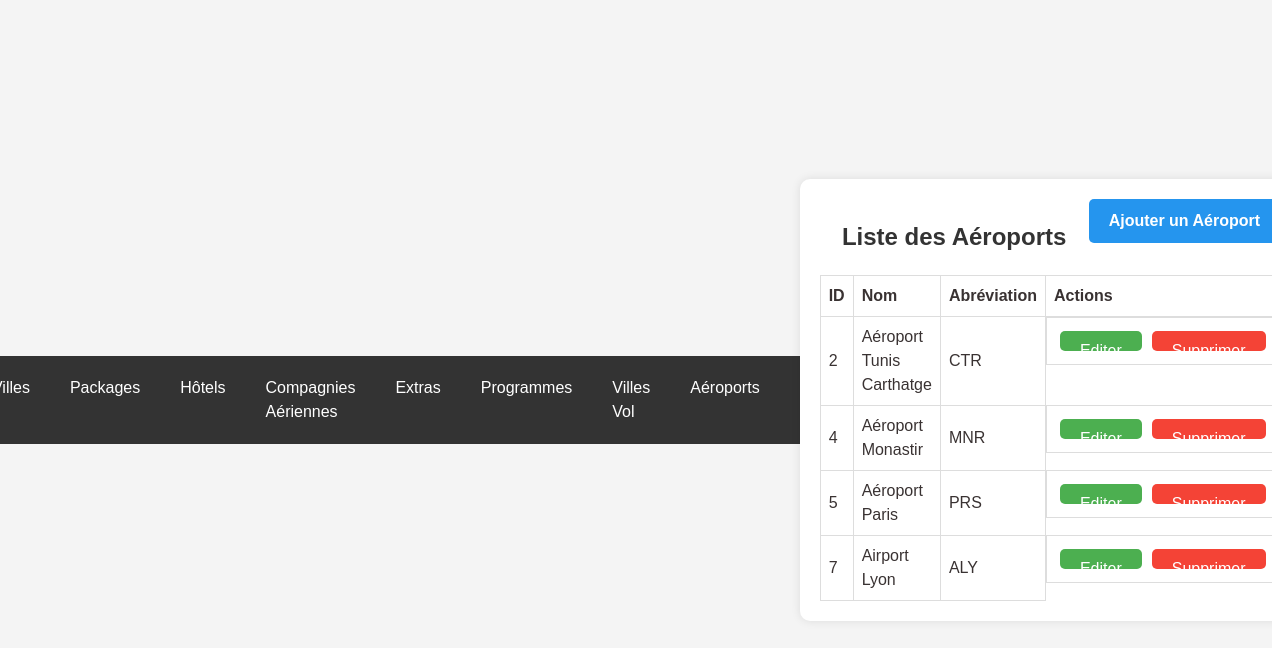
The app's page /liste_aeroport.php (signed in), older data.
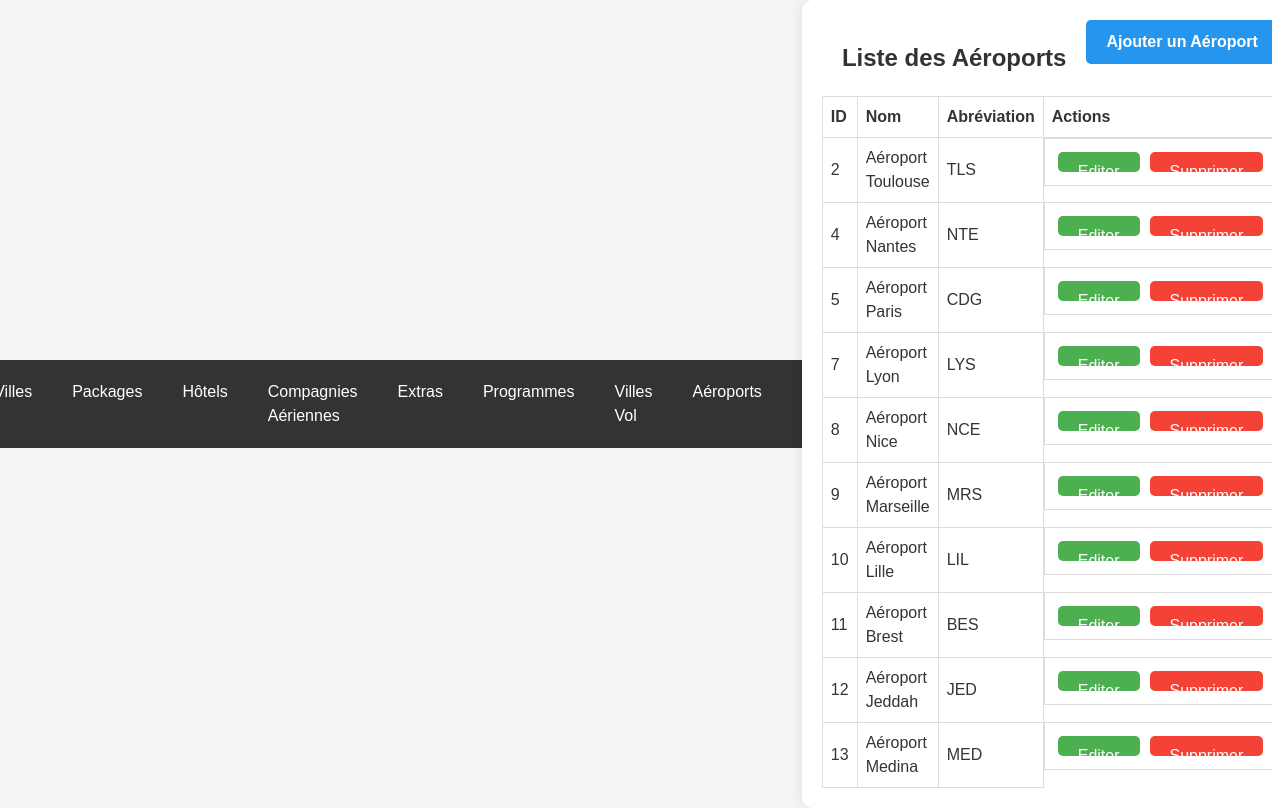
The same page, newer data.
### tables this page shows
CREATE TABLE `airports` (
  `id` int(11) NOT NULL,
  `nom` varchar(255) NOT NULL,
  `abrv` varchar(255) NOT NULL
);

### liste_aeroport.php (the view, shortened to what this page needs)
<!DOCTYPE html>
<html lang="fr">
<head>
    <link rel="stylesheet" href="">
    <?php include 'header.php'; ?>
</head>
<body>
    <div class="container mt-5">
    <a href="ajout_aeroport.php" class='btn-add'><b>Ajouter un Aéroport</b></a>
        <h2 class="text-center">Liste des Aéroports</h2>
        <table class="table table-bordered">
            <thead class="thead-dark">
                <tr>
                    <th>ID</th>
                    <th>Nom</th>
                    <th>Abréviation</th>
                    <th>Actions</th>
                </tr>
            </thead>
            <tbody>
                <?php
                include 'db.php';
                $sql = "SELECT * FROM airports";
                $result = mysqli_query($conn, $sql);
                if (mysqli_num_rows($result) > 0) {
                    while ($row = mysqli_fetch_assoc($result)) {
                        echo "<tr>";
                        echo "<td>" . $row["id"] . "</td>";
                        echo "<td>" . $row["nom"] . "</td>";
                        echo "<td>" . $row["abrv"] . "</td>";
                        echo "<td class='btn-group' >";
                        echo "<a class='btn btn-edit' href='edit_aeroport.php?id=" . $row["id"] . "'>Editer</a>";
                        echo "<a class='btn btn-delete' href='delete_aeroport.php?id=" . $row["id"] . "' onclick=\"return confirm('Êtes-vous sûr de vouloir supprimer cet Aeroport?')\">Supprimer</a>";
                        echo "</td>";
                        echo "</tr>";
                    }
                } else {
                    echo "<tr><td colspan='4' class='text-center'>Aucune ville de départ trouvée</td></tr>";
                }
                ?>
            </tbody>
        </table>
    </div>
</body>
</html>

### header.php (shortened to what this page needs)
<!DOCTYPE html>
<html lang="fr">
<head>
    <link rel="stylesheet" href="styles.css">
</head>
<body>
    <nav>
        <ul>
            <li>
                <a href="omrapackage.php">Villes</a>
            </li>
            <li>
                <a href="#">Packages</a>
            </li>
            <li>
                <a href="hotels.php">Hôtels</a>
            </li>
            <li>
                <a href="list_compagnies.php">Compagnies Aériennes</a>
            </li>
            <li>
                <a href="list_extra.php">Extras</a>
            </li>
            <li>
                <a href="programs.php">Programmes</a>
            </li>
            <li>
                <a href="liste_ville_depart.php">Villes Vol</a>
            </li>
            <li>
                <a href="liste_aeroport.php">Aéroports</a>
            </li>
        </ul>
    </nav>
</body>
</html>

### css/styles.css (style rules this page uses)
body { font-family: 'Lexend', sans-serif; line-height: 1.5; min-height: 100vh; display: flex; align-items: center; justify-content: center; color: #393232; background-color: #f7f7f7; }
.btn-group { display: flex; justify-content: space-between; }
.btn-group { margin-top: auto; }

### liste_aeroport.php (style rules this page uses)
body { font-family: Arial, sans-serif; background-color: #f4f4f4; margin: 0; padding: 0; box-sizing: border-box; }
.container { width: 80%; margin: auto; background-color: #fff; padding: 20px; border-radius: 10px; box-shadow: 0 0 10px rgba(0, 0, 0, 0.1); }
h2 { text-align: center; color: #333; }
table { width: 100%; border-collapse: collapse; }
th, td { border: 1px solid #ddd; padding: 8px; text-align: left; }
.btn-group { text-align: center; height:30px; }
.btn { padding: 8px 20px; margin: 5px; border: none; border-radius: 5px; cursor: pointer; }
.btn-delete { background-color: #f44336; color: white; padding: 8px 20px; border: none; border-radius: 5px; cursor: pointer; text-decoration: none; }
.btn-add { background-color: #2595ee; color: white; padding: 10px 20px; border: none; border-radius: 5px; cursor: pointer; float:right; text-decoration: none; }
.btn-edit { background-color: #4CAF50; color: white; text-decoration: none; }

### header.php (style rules this page uses)
body { font-family: Arial, sans-serif; background-color: #f4f4f4; margin: 0; padding: 0; box-sizing: border-box; }
nav { background-color: #333; color: white; padding: 10px; }
nav ul { list-style-type: none; padding: 0; margin: 0; display: flex; }
nav ul li { position: relative; margin-right: 20px; }
nav ul li a { color: white; text-decoration: none; padding: 10px; display: block; }

Row changes from the older to the newer data that the page shows:
changed airports id 2: nom "Aéroport Tunis Carthatge" → "Aéroport Toulouse"; abrv "CTR" → "TLS"
changed airports id 4: nom "Aéroport Monastir" → "Aéroport Nantes"; abrv "MNR" → "NTE"
changed airports "Aéroport Paris": abrv "PRS" → "CDG"
changed airports id 7: nom "Airport Lyon" → "Aéroport Lyon"; abrv "ALY" → "LYS"
added airports: id "8", nom "Aéroport Nice", abrv "NCE"
added airports: id "9", nom "Aéroport Marseille", abrv "MRS"
added airports: id "10", nom "Aéroport Lille", abrv "LIL"
added airports: id "11", nom "Aéroport Brest", abrv "BES"
added airports: id "12", nom "Aéroport Jeddah", abrv "JED"
added airports: id "13", nom "Aéroport Medina", abrv "MED"
